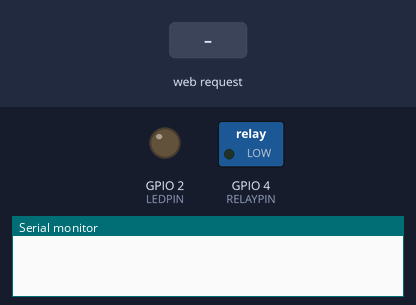
Bench run of a sketch on a simulated ESP8266 (NodeMCU). Shown: switched loads named in the sketch (green lamp = pin HIGH), output pins drawn as LEDs (lit = HIGH), the last lines printed to the serial monitor. Dashed ring = blinking. The test bench sets the inputs (shaded band). WiFi joins after 1.5 s; servers stay silent unless stated; uploads are accepted with an empty reply.

Above: at 0.1 s.
2.8 s: HTTP request GET /?relay=1 received
At 4.6 s:
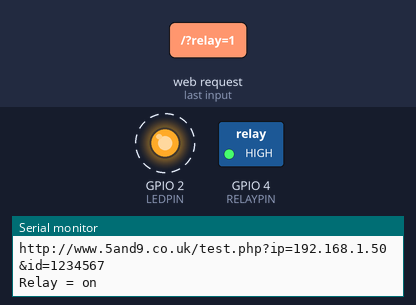
5.8 s: HTTP request GET /?relay=0 received
At 7.6 s:
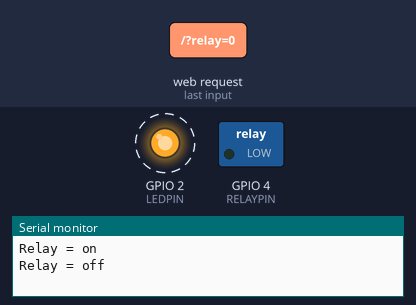
Timing chart, 0 to 14.8 s (numbered marks = the images above; inputs shaded):
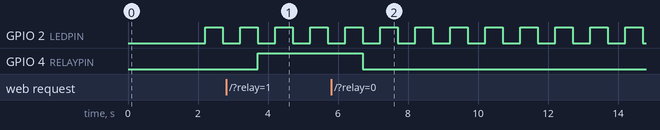

Measured:
- after the input at 2.8 s, GPIO 4 (RELAYPIN): LOW → HIGH after 0.91 s
- after the input at 5.8 s, GPIO 4 (RELAYPIN): HIGH → LOW after 0.91 s
- by itself, GPIO 2 (LEDPIN): alternates HIGH for 0.50 s and LOW for 0.50 s

The sketch:

Wireless_test.ino
```cpp
// ESP boiler plate.
// by G0LFP
// Has no actual functionality, but enables a wifi update client.
// Except on a relay board it enables the relay.
// http://192.168.x.y/?relay=1 to turn the relay on
// http://192.168.x.y/?relay=0 to turn the relay off again

// The opto isolated input part isn't coded into this version.

// Load this into a new ESPDuino so that all you have to do is apply power.
// Connect your phone to select WiFi access point.
// Then you can upload your program 'OTA'

// http://192.168.x.y/update to send a .bin of your new program to the ESP OTA.

#include <Wire.h>  // Only needed for Arduino 1.6.5 and earlier

#include <ESP8266WiFi.h>          //https://github.com/esp8266/Arduino

//needed for library
#include <DNSServer.h>
#include <ESP8266WebServer.h>
#include <ESP8266mDNS.h>
#include <ESP8266HTTPUpdateServer.h>
#include <ESP8266httpUpdate.h>
#include <ESP8266HTTPClient.h>

#include "WiFiManager.h"          //https://github.com/tzapu/WiFiManager

void configModeCallback (WiFiManager *myWiFiManager) {
  Serial.println("Entered config mode");
  Serial.println(WiFi.softAPIP());
  //if you used auto generated SSID, print it
  Serial.println(myWiFiManager->getConfigPortalSSID());
}
ESP8266WebServer httpServer(80);
ESP8266HTTPUpdateServer httpUpdater;

const char* host = "esp8266-http-Update";
#define LEDPIN 2
#define RELAYPIN 4

void setup()
{
  // Setup code goes here, runs once
  Serial.begin(115200);
  pinMode(LEDPIN,OUTPUT);
  pinMode (RELAYPIN,OUTPUT);

   //WiFiManager
  //Local intialization. Once its business is done, there is no need to keep it around
  WiFiManager wifiManager;
  //reset settings - for testing - maybe addd a config pin tto.
  //wifiManager.resetSettings();    Uncommenting this line forces a reset to wifi settings.
                                    // This means you will have to connect and config wifi every time you boot the device.

  //set callback that gets called when connecting to previous WiFi fails, and enters Access Point mode
  wifiManager.setAPCallback(configModeCallback);

  //fetches ssid and pass and tries to connect
  //if it does not connect it starts an access point with the specified name
  //here  "AutoConnectAP"
  //and goes into a blocking loop awaiting configuration
  if(!wifiManager.autoConnect())
  {
    Serial.println("failed to connect and hit timeout");
    //reset and try again, or maybe put it to deep sleep
    ESP.reset();
    //delay(1000);
  }

  // Once you get to this point, you have connected successfully to your wifi
  Serial.println("Connected!");
  long ver = ESP.getChipId();
  Serial.print("Conn:ESP");
  Serial.println(ver,DEC);
  Serial.print("Local IP address:");
  Serial.println(WiFi.localIP());


  // This chunk enables the update bin server.
    MDNS.begin(host);
    httpUpdater.setup(&httpServer);
    httpServer.begin();
    MDNS.addService("http", "tcp", 80);
    //Serial.printf("HTTPUpdateServer ready! Open http://%s.local/update in your browser\n", host);

    httpServer.on ( "/", handleRoot );  //see the function at the end of the code.
}

void loop(void)
{

  httpServer.handleClient();

  HTTPClient http;
  //==============================================================

        int temper = analogRead(0);
        Serial.println(temper,2);  // doesn't actually do anything but is left here for reference.

  //=-=============================================================
    // If this is a remote monitor, it will probbly want to call a server page and pass data.
  //

  String pageToLoad = "http://www.5and9.co.uk/test.php?ip="; // This chunk of code enables me to see it call my server
    pageToLoad += WiFi.localIP().toString();                 //  and post its ID and IP address.
    pageToLoad += "&id=";
    pageToLoad += ESP.getChipId();
    Serial.println(pageToLoad);
  http.begin(pageToLoad);
  int httpCode = http.GET();
  delay(500);
  if(httpCode > 0)
    {
    // Page load success
      String payload = http.getString();
    }
    else
    {
    // handle page load failure
    }

    // The line below tells the ESPduino where to go looking for an update.
    // it's probably not a good idea to have it constantly hitting a server.
    // The line is left here as an example for you to edit and use at your discretion.
    //t_httpUpdate_return ret = ESPhttpUpdate.update("http://www.yourdomain/ESPprogram.bin");

    // Heartbeat flashing LED, this also acts as a yield to the uP such that the update can take place.
 for (int i = 0; i< 600; i++)
      {
      digitalWrite(LEDPIN, HIGH);
      delay(500);
      httpServer.handleClient();
      digitalWrite(LEDPIN, LOW);
      httpServer.handleClient();
      delay(500);
      }

    http.end();

   //delay(36000); // Don't be tempted to do this..  you cannot talk to the ESP in this state.


}

// The websserver code actually lives here, this reads the args and acts upon them. The relay is already here.
void handleRoot() {
   String message = "<HTML><H1>Relay Board </H1>  <br><br>";
   message += WiFi.localIP().toString();
   message += "<br>ESP";
   message += ESP.getChipId();
  message += "<br> URI: ";
  message += httpServer.uri();
  message += "<br>Method: ";
  message += ( httpServer.method() == HTTP_GET ) ? "GET" : "POST";
  message += "<br>Arguments: ";
  message += httpServer.args();
  message += "</HTML>";

  for ( uint8_t i = 0; i < httpServer.args(); i++ ) {
    message += " " + httpServer.argName ( i ) + ": " + httpServer.arg ( i ) + "\n";
  }
  if (httpServer.arg("relay") == "1")
    {
      digitalWrite(4,HIGH);
      Serial.println("Relay = on");
    }
  if (httpServer.arg("relay") == "0")
    {
      digitalWrite(4,LOW);
      Serial.println("Relay = off");
    }
  httpServer.send ( 200, "html", message );

}
```
